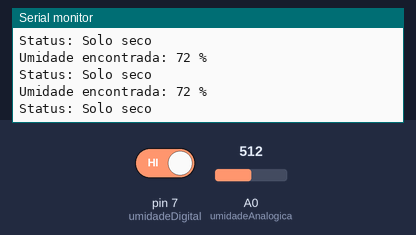
A sketch run on a simulated Arduino Uno, built with avr-gcc and run on an emulated ATmega328P. Parts: the last lines printed to the serial monitor. The inputs (shaded band) are chosen by the test bench; at power-on: pin 7 (umidadeDigital) HIGH, A0 (umidadeAnalogica) = 512.

Above: at 1.3 s.
1.4 s: pin 7 (umidadeDigital) driven LOW
At 1.82 s:
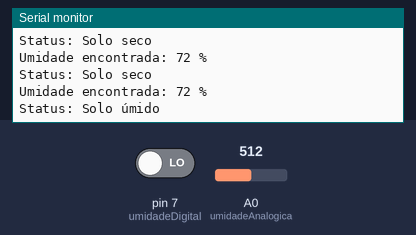
3.5 s: A0 (umidadeAnalogica) set to 716
At 3.82 s:
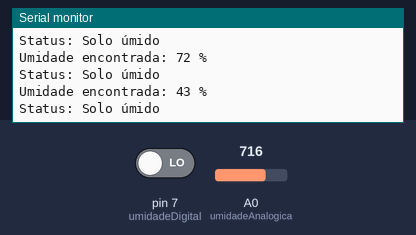
5.0 s: A0 (umidadeAnalogica) set to 900
At 5.33 s:
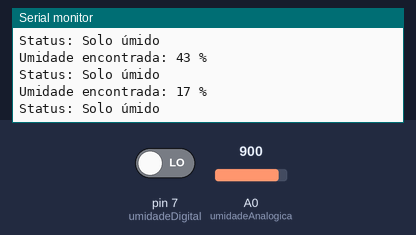
Timing chart, 0 to 8.0 s (numbered marks = the images above; inputs shaded):
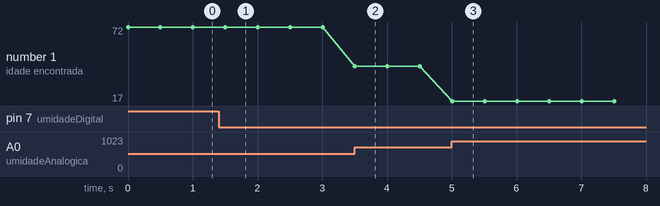

The sketch:

hd-38-arduino.ino
```cpp
#define umidadeAnalogica A0 //Atribui o pino A0 a variável umidade - leitura analógica do sensor
#define umidadeDigital 7 //Atribui o pino 7 a variável umidadeDigital - leitura digital do sensor

int valorumidade; //Declaração da variável que armazenará o valor da umidade lida - saída analogica
int valorumidadeDigital; //Declaração da variável que armazenara a saída digital do sensor de umidade do solo

void setup() {
  Serial.begin(9600); //Incia a comunicação serial
  pinMode(umidadeAnalogica, INPUT); //Define umidadeAnalogica como entrada
  pinMode(umidadeDigital, INPUT); //Define umidadeDigital como entrada
}
void loop() {
  valorumidade = analogRead(umidadeAnalogica); //Realiza a leitura analógica do sensor e armazena em valorumidade
  valorumidade = map(valorumidade, 1023, 315, 0, 100); //Transforma os valores analógicos em uma escala de 0 a 100
  Serial.print("Umidade encontrada: "); //Imprime mensagem
  Serial.print(valorumidade); //Imprime no monitor serial o valor de umidade em porcentagem
  Serial.println(" % " );
  valorumidadeDigital = digitalRead(umidadeDigital); //Realiza a leitura digital do sensor e armazena em valorumidadeDigital
  if (valorumidadeDigital == 0) { //Se esse valor for igual a 0, será mostrado no monitor serial que o solo está úmido e o led verde se acende
    Serial.println("Status: Solo úmido");
  }
  else { // se esse valor for igual a 1, será mostrado no monitor serial que o solo está seco e o led vermelho se acende
    Serial.println("Status: Solo seco");
  }
  delay(500); //Atraso de 500ms
}
```

Measured:
- after the input at 1.4 s, the serial monitor: prints a new line after 0.13 s (image 1)
- after the input at 3.5 s, the serial monitor: prints a new line at once (image 2)
- after the input at 5.0 s, the serial monitor: prints a new line at once (image 3)
- plotted number 1: 72 → 43 after the input at 3.5 s, 43 → 17 after the input at 5.0 s
